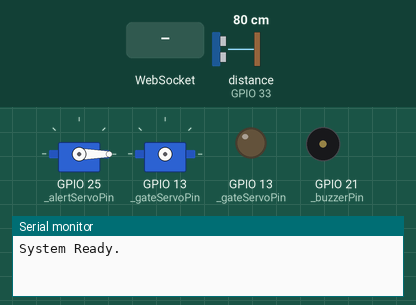
Simulated run of this sketch. Board: ESP32. Parts: 2 × servo, output pins drawn as LEDs (lit = HIGH), buzzer (waves = sounding, pin HIGH), the last lines printed to the serial monitor. Wiring (inferred from the names in the program): ultrasonic range finder: trigger GPIO 4; echo GPIO 33; 3 × IR receiver: data GPIO 14 / data GPIO 15 / data GPIO 32. The test bench sets the inputs (shaded band); at power-on: distance to the obstacle (sensor on GPIO 33) 80 cm. The echo pulse lasts 58.3 µs per cm; WiFi joins after 1.5 s; servers stay silent unless stated; uploads are accepted with an empty reply; pins used as bus, display or sensor lines are not drawn.

Above: at 2.8 s.
2.9 s: distance to the obstacle (sensor on GPIO 33) set to 12 cm
4.4 s: distance to the obstacle (sensor on GPIO 33) set to 9 cm
At 5.3 s:
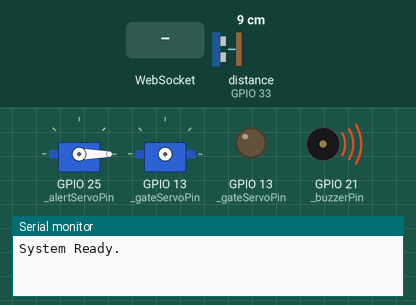
5.9 s: WebSocket text "mode_maint" received
At 6.8 s:
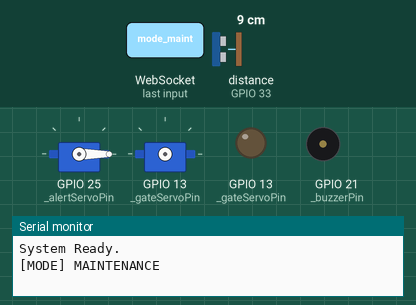
7.4 s: WebSocket text "open_request" received
At 7.62 s:
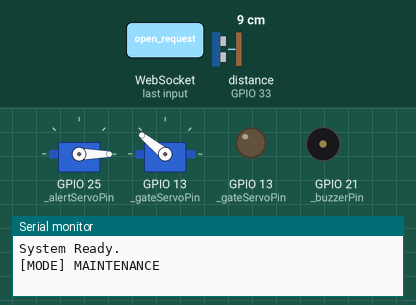
9.3 s: WebSocket text "mode_auto" received
At 10.8 s:
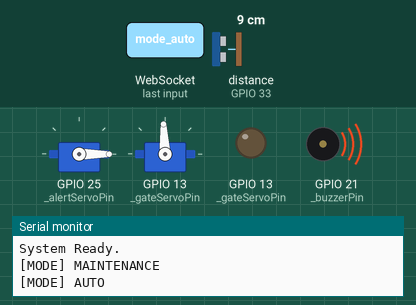
Timing chart, 0 to 12.3 s (numbered marks = the images above; inputs shaded):
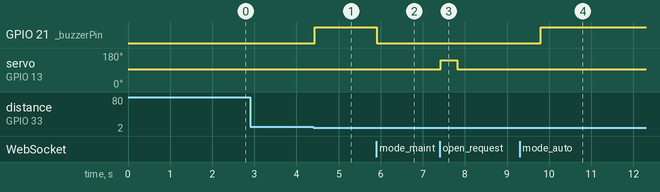

The sketch:

main.ino
```cpp
// ------------------- ver final: Software Sleep (No Reboot) --------------------
#include <WiFi.h>
#include <WebServer.h>
#include <WebSocketsServer.h>
#include <HTTPClient.h>

#include "index_html.h"
#include "syscontroller.h"

// MODE
// 0 = AUTO
// 1 = MAINTENANCE
// 2 = SLEEP
int systemMode = 0;

// WiFi Settings
const char* ap_ssid     = "Parking-System";
const char* ap_password = "12345678";

const char* sta_ssid     = "ConnectKa";
const char* sta_password = "magdangal";

// Logging server
const char* loggingServer = "192.168.116.18";
const int loggingPort     = 5000;

WebServer server(80);
WebSocketsServer webSocket(81);

SystemController controller;

unsigned long lastStatusLog = 0;
const unsigned long STATUS_INTERVAL = 600000;

// ---------------------------------------------------
void sendLogToServer(String event, String value) {
    if (WiFi.status() != WL_CONNECTED) {
        Serial.println("[Log] STA not connected.");
        return;
    }

    HTTPClient http;
    String url = "http://" + String(loggingServer) + ":" +
                 String(loggingPort) + "/log?event=" +
                 event + "&value=" + value;

    http.begin(url);
    http.GET();
    http.end();
}

// ---------------------------------------------------
void handleRoot() {
    server.send_P(200, "text/html", index_html);
}

// ---------------------------------------------------
void onWsEvent(uint8_t num, WStype_t type, uint8_t* payload, size_t len) {

    if (type == WStype_TEXT) {

        String msg = String((char*)payload);

        if (msg == "open_request") {
            controller.manualOpen();
        }
        else if (msg == "close_request") {
            controller.manualClose();
        }
        else if (msg == "mode_auto") {
            systemMode = 0;
            controller.setMode(0);
            Serial.println("[MODE] AUTO");

            sendLogToServer("mode", "AUTO");
        }
        else if (msg == "mode_maint") {
            systemMode = 1;
            controller.setMode(1);
            Serial.println("[MODE] MAINTENANCE");

            sendLogToServer("mode", "MAINTENANCE");
        }
        else if (msg == "mode_sleep") {
            systemMode = 2;
            controller.setMode(2);
            Serial.println("[MODE] SLEEP");

            sendLogToServer("mode", "SLEEP");
        }
    }
}

// ---------------------------------------------------
void setupWiFiDual() {
    WiFi.mode(WIFI_AP_STA);
    WiFi.softAP(ap_ssid, ap_password);

    WiFi.begin(sta_ssid, sta_password);
    unsigned long t = millis();
    while (WiFi.status() != WL_CONNECTED && millis() - t < 10000) {
        delay(200);
    }
}

// ---------------------------------------------------
void setup() {
    Serial.begin(115200);

    setupWiFiDual();

    server.on("/", handleRoot);
    server.begin();

    webSocket.begin();
    webSocket.onEvent(onWsEvent);

    controller.begin();

    Serial.println("System Ready.");
}

// ---------------------------------------------------
void loop() {

    server.handleClient();
    webSocket.loop();

    if (systemMode == 2) return;     // SLEEP
    if (systemMode == 1) return;     // MAINTENANCE

    // AUTO
    SystemController::EventType evt = controller.update();

    switch (evt) {

        case SystemController::EVT_GATE_OPEN:
            webSocket.broadcastTXT("open");
            sendLogToServer("gate_open", "");
            break;

        case SystemController::EVT_GATE_CLOSE:
            webSocket.broadcastTXT("close");
            sendLogToServer("gate_close", "");
            break;

        case SystemController::EVT_SLOT_OCCUPIED:
            webSocket.broadcastTXT("occupied:" + String(controller.getDistance(), 2));
            sendLogToServer("slot_occupied", String(controller.getDistance(), 2));
            break;

        case SystemController::EVT_SLOT_AVAILABLE:
            webSocket.broadcastTXT("available");
            sendLogToServer("slot_available", "");
            break;

        case SystemController::EVT_BUZZER_OFF:
            webSocket.broadcastTXT("buzzer_off");
            sendLogToServer("buzzer_off", "");
            break;

        default:
            break;
    }

    if (millis() - lastStatusLog >= STATUS_INTERVAL) {
        lastStatusLog = millis();
        String sysStatus = controller.getSystemStatus();
        sendLogToServer("system_status", sysStatus);
    }
}
```

index_html.h
```cpp
// index_html.h (enhanced: Light/Dark Mode, Device Status, Mode Indicator, Version)
#pragma once
#include <pgmspace.h>

const char index_html[] PROGMEM = R"rawliteral(
<!doctype html>
<html lang="en">
<head>
<meta charset="utf-8" />
<meta name="viewport" content="width=device-width,initial-scale=1" />
<title>Parking Dashboard</title>

<style>
:root{
  /* Dark Mode Theme (existing) */
  --bg1:#021025;--bg2:#04102b;
  --panel:rgba(255,255,255,0.04);
  --accent:#56f0ff;--accent2:#8a57ff;--glass:rgba(255,255,255,0.03);
  --danger:#ff6b6b;--muted:rgba(215,238,247,0.7);

  /* Light Mode Theme */
  --bg1-light:#ffffff;
  --bg2-light:#ffffff;
  --panel-light:rgba(0,0,0,0.05);
  --glass-light:rgba(0,0,0,0.03);
  --muted-light:rgba(40,40,40,0.6);

  font-family:Inter,system-ui,-apple-system,Segoe UI,Roboto,Arial;
  transition: background-color .25s, color .25s;
}

*{box-sizing:border-box}
html,body{
  height:100%;margin:0;
  background:linear-gradient(160deg,var(--bg1),var(--bg2));
  color:#d7eef7;
}
body.light{
  background:linear-gradient(160deg,var(--bg1-light),var(--bg2-light));
  color:#111;
}

.wrap{display:flex;gap:20px;align-items:flex-start;justify-content:center;padding:28px}
.card{
  background:linear-gradient(180deg,rgba(255,255,255,0.02),rgba(255,255,255,0.01));
  border:1px solid rgba(255,255,255,0.04);
  border-radius:12px;padding:16px;min-width:280px
}
body.light .card{
  background:var(--panel-light);
  border:1px solid rgba(0,0,0,0.08);
}

.controls{width:340px;display:flex;flex-direction:column;gap:12px}

/* Header upgraded for Option A2 */
.header{
  display:flex;
  justify-content:space-between;
  align-items:center;
}

.header-left{display:flex;gap:12px;align-items:center}

.logo{
  width:48px;height:48px;border-radius:10px;
  background:linear-gradient(135deg,var(--accent),var(--accent2));
  display:flex;align-items:center;justify-content:center;
  color:#002;font-weight:700
}

.header-right{
  display:flex;
  gap:12px;
  align-items:center;
  font-size:12px;
}

#deviceStatus{font-weight:700;}
#modeIndicator{font-weight:700;}

#themeToggle{
  padding:6px 10px;
  border-radius:8px;
  border:none;
  cursor:pointer;
  font-size:16px;
  background:var(--panel);
  color:white;
}
body.light #themeToggle{
  background:var(--panel-light);
  color:#000;
}

/* Original styling preserved */
h1{font-size:18px;margin:0}
.sub{font-size:12px;color:var(--muted)}
body.light .sub{color:var(--muted-light)}

.panel{
  padding:12px;border-radius:10px;background:var(--glass);
  border:1px solid rgba(255,255,255,0.02)
}
body.light .panel{
  background:var(--glass-light);
  border:1px solid rgba(0,0,0,0.08)
}

.gate-visual{height:140px;display:flex;align-items:center;justify-content:center;position:relative;overflow:hidden}
.gate-base{width:220px;height:10px;background:linear-gradient(90deg,#0b2a3f,#082033);border-radius:6px;position:relative}
body.light .gate-base{background:linear-gradient(90deg,#e5e9ef,#f7f9fb)}

.gate-arm{position:absolute;left:110px;bottom:40px;width:6px;height:120px;background:linear-gradient(180deg,var(--accent),var(--accent2));transform-origin:bottom center;border-radius:3px;transition:transform .28s}

.big-count{font-size:32px;font-weight:700}
.small{font-size:12px;color:var(--muted)}
body.light .small{color:var(--muted-light)}

.btn{
  background:linear-gradient(90deg,var(--accent),var(--accent2));color:#002;
  border:none;padding:9px 12px;border-radius:10px;cursor:pointer;font-weight:700
}
.btn.ghost{background:transparent;border:1px solid rgba(255,255,255,0.04);color:inherit}
.btn.danger{background:var(--danger);color:#fff}

.grid-card{flex:1;min-width:420px}
.grid{display:grid;grid-template-columns:1fr;gap:12px}

.slot{
  height:84px;border-radius:10px;
  background:linear-gradient(180deg,rgba(255,255,255,0.016),rgba(255,255,255,0.01));
  display:flex;flex-direction:column;align-items:center;justify-content:center;
  border:1px solid rgba(255,255,255,0.02)
}
body.light .slot{
  background:linear-gradient(180deg,rgba(0,0,0,0.03),rgba(0,0,0,0.02));
  border:1px solid rgba(0,0,0,0.06)
}

.slot.open{box-shadow:0 6px 20px rgba(86,240,255,0.06);border-color:rgba(86,240,255,0.18)}
.slot.occupied{background:linear-gradient(180deg,rgba(255,107,107,0.06),rgba(255,107,107,0.02));border-color:rgba(255,107,107,0.12)}

.footer{font-size:12px;color:var(--muted);text-align:center;margin-top:8px}
body.light .footer{color:var(--muted-light)}

@media(max-width:880px){
  .wrap{flex-direction:column;align-items:stretch;padding:12px}
  .controls{width:100%}
}
</style>
</head>

<body>
<div class="wrap">

  <div class="controls card">

    <!-- HEADER WITH NEW RIGHT-SIDE BLOCK -->
    <div class="header">

      <div class="header-left">
        <div class="logo">P</div>
        <div>
          <h1>NeonPark</h1>
          <div class="sub">Real-time parking dashboard</div>
        </div>
      </div>

      <div class="header-right">
        <div id="deviceStatus">Connecting...</div>
        <div id="modeIndicator">Mode: AUTO</div>
        <button id="themeToggle">🌙</button>
        <div style="opacity:0.7;">v3.0.0</div>
      </div>

    </div>
    <!-- END HEADER -->

    <!-- Gate Visual Panel -->
    <div class="panel">
      <div class="gate-visual">
        <div class="gate-base"></div>
        <div id="gateArm" class="gate-arm"></div>
      </div>
      <div style="display:flex;justify-content:space-between;margin-top:10px">
        <div>
          <div class="small">Gate</div>
          <div id="gateStatus" class="big-count">Closed</div>
        </div>
        <div style="text-align:right">
          <div class="small">Last</div>
          <div id="lastAction" class="small">—</div>
        </div>
      </div>
    </div>

    <!-- Slot Panel -->
    <div class="panel" style="margin-top:10px">
      <div style="display:flex;justify-content:space-between">
        <div>
          <div class="small">Slot</div>
          <div id="slotStatus" class="big-count">—</div>
        </div>
        <div style="text-align:right">
          <div class="small">Distance</div>
          <div id="distanceRead" class="small">— cm</div>
        </div>
      </div>

      <div style="display:flex;gap:8px;margin-top:12px">
        <button id="btnOpen" class="btn">Open</button>
        <button id="btnClose" class="btn ghost">Close</button>
      </div>
    </div>

    <!-- Mode Panel -->
    <div class="panel" style="margin-top:10px">
      <div class="small">Mode</div>
      <div style="display:flex;gap:8px;margin-top:12px">
        <button id="btnAuto" class="btn">AUTO</button>
        <button id="btnMaint" class="btn ghost">MAINTENANCE</button>
        <button id="btnSleep" class="btn danger">SLEEP</button>
      </div>
    </div>

    <div class="footer">
      Connect to WiFi <strong>Parking-System</strong> (pw: 12345678)<br>
      Open <strong>http://192.168.4.1</strong>
    </div>

  </div>

  <!-- Right Side Slot Grid -->
  <div class="grid-card card">
    <div style="display:flex;justify-content:space-between;margin-bottom:12px">
      <div>
        <h2 style="margin:0">Parking Slot</h2>
        <div class="sub">Live status</div>
      </div>
      <div class="kv"><div class="small">Total</div><div id="totalSlots" class="val">1</div></div>
    </div>

    <div id="slotGrid" class="grid">
      <div id="singleSlot" class="slot open">
        <div style="font-weight:700">#1</div>
        <div id="slotStateText" class="small">Empty</div>
      </div>
    </div>
  </div>

</div>

<script>
// WebSocket Setup
const WS_URL = "ws://192.168.4.1:81/";
let ws = null;
let reconnectTimer = null;
let currentMode = 0; // 0=AUTO,1=MAINT,2=SLEEP

const gateArm = document.getElementById('gateArm');
const gateStatus = document.getElementById('gateStatus');
const lastAction = document.getElementById('lastAction');
const slotStatus = document.getElementById('slotStatus');
const distanceRead = document.getElementById('distanceRead');
const slotStateText = document.getElementById('slotStateText');
const singleSlot = document.getElementById('singleSlot');

const btnOpen = document.getElementById('btnOpen');
const btnClose = document.getElementById('btnClose');

const btnAuto = document.getElementById('btnAuto');
const btnMaint = document.getElementById('btnMaint');
const btnSleep = document.getElementById('btnSleep');

const deviceStatus = document.getElementById('deviceStatus');
const modeIndicator = document.getElementById('modeIndicator');
const themeToggle = document.getElementById('themeToggle');

// ----------- THEME HANDLING -----------
function applyTheme(light){
  if(light){
    document.body.classList.add('light');
    themeToggle.textContent = "☀";
  } else {
    document.body.classList.remove('light');
    themeToggle.textContent = "🌙";
  }
  localStorage.setItem("theme_light", light ? "1" : "0");
}

const saved = localStorage.getItem("theme_light");
applyTheme(saved === "1");

themeToggle.onclick = ()=>{
  const isLight = document.body.classList.contains("light");
  applyTheme(!isLight);
};

// ----------- UI Updates -----------
function setGate(open){
  gateArm.style.transform = open ? 'rotate(-65deg)' : 'rotate(0deg)';
  gateStatus.textContent = open ? 'Open' : 'Closed';
  lastAction.textContent = open ? 'Gate opened' : 'Gate closed';
}

function setSlotOccupied(distance){
  singleSlot.classList.remove('open');
  singleSlot.classList.add('occupied');
  slotStateText.textContent = 'Occupied';
  slotStatus.textContent = 'Occupied';
  distanceRead.textContent = (typeof distance === 'number') ?
    distance.toFixed(1) + ' cm' : '— cm';
}

function setSlotAvailable(){
  singleSlot.classList.remove('occupied');
  singleSlot.classList.add('open');
  slotStateText.textContent = 'Empty';
  slotStatus.textContent = 'Available';
  distanceRead.textContent = '— cm';
}

function setBuzzerOff(){
  lastAction.textContent = 'Buzzer off';
}

function updateModeIndicator(){
  const text = ["AUTO","MAINTENANCE","SLEEP"][currentMode];
  modeIndicator.textContent = "Mode: " + text;
}

// ----------- WEBSOCKET -----------
function connectWS(){
  try { ws = new WebSocket(WS_URL); }
  catch(e){ scheduleReconnect(); return; }

  deviceStatus.textContent = "Connecting...";

  ws.onopen = ()=>{
    deviceStatus.textContent = "Connected";
    if (reconnectTimer){ clearTimeout(reconnectTimer); reconnectTimer = null; }
  };

  ws.onclose = ()=>{
    deviceStatus.textContent = "Disconnected";
    scheduleReconnect();
  };

  ws.onerror = ()=>{
    deviceStatus.textContent = "Error";
    scheduleReconnect();
  };

  ws.onmessage = (m)=>{
    const msg = m.data.trim();

    if(msg === "open") return setGate(true);
    if(msg === "close") return setGate(false);
    if(msg === "available") return setSlotAvailable();
    if(msg === "buzzer_off") return setBuzzerOff();

    if(msg.startsWith("occupied")){
      const parts = msg.split(":");
      if(parts.length >= 2){
        const d = parseFloat(parts[1]);
        if(!isNaN(d)) return setSlotOccupied(d);
      }
      return setSlotOccupied(null);
    }
  };
}

function scheduleReconnect(){
  if(reconnectTimer) return;
  reconnectTimer = setTimeout(()=>{ reconnectTimer = null; connectWS(); }, 1500);
}

// ----------- BUTTONS -----------
btnOpen.onclick = ()=>{ if(ws.readyState===1) ws.send("open_request"); };
btnClose.onclick = ()=>{ if(ws.readyState===1) ws.send("close_request"); };

btnAuto.onclick = ()=>{
  if(ws.readyState===1) ws.send("mode_auto");
  currentMode = 0;
  updateModeIndicator();
};

btnMaint.onclick = ()=>{
  if(ws.readyState===1) ws.send("mode_maint");
  currentMode = 1;
  updateModeIndicator();
};

btnSleep.onclick = ()=>{
  if(ws.readyState===1) ws.send("mode_sleep");
  currentMode = 2;
  updateModeIndicator();
};

// ----------- INIT -----------
setGate(false);
setSlotAvailable();
updateModeIndicator();
connectWS();

</script>
</body>
</html>
)rawliteral";
```

syscontroller.h
```cpp
// ---------------------- syscontroller.h (final) -----------------------
#ifndef SYSCONTROLLER_H
#define SYSCONTROLLER_H

#include <Arduino.h>
#include <ESP32Servo.h>
#include <SPI.h>
#include <MFRC522.h>

class SystemController {

public:

    enum EventType {
        EVT_NONE = 0,
        EVT_GATE_OPEN,
        EVT_GATE_CLOSE,
        EVT_SLOT_OCCUPIED,
        EVT_SLOT_AVAILABLE,
        EVT_BUZZER_OFF
    };

    SystemController();

    void begin();
    EventType update();

    float getDistance() const;
    String getSystemStatus();

    void setMode(int m);  // 0=AUTO, 1=MAINT, 2=SLEEP
    void manualOpen();
    void manualClose();

    void disablePinsExceptGate();
    void enableGateOnly();
    void enableAllPins();

private:

    int _mode = 0;

    int _irPin1 = 15;
    int _irPin2 = 14;
    int _irPin3 = 32;

    int _trigPin = 4;
    int _echoPin = 33;

    int _buzzerPin = 21;

    int _gateServoPin = 13;
    int _alertServoPin = 25;

    MFRC522 _rfid;
    bool _rfidActive;
    byte _allowedTag1[4];
    byte _allowedTag2[4];

    Servo _gateServo;
    Servo _alertServo;

    bool _forwardTriggered;
    bool _backwardTriggered;

    bool _isBuzzing;
    unsigned long _buzzStartTime;

    bool _occupiedState;
    bool _availableState;

    int _gateState;
    float _lastDistance;

    bool checkRFID();
    void gateOpen();
    void gateClose();
    float readDistance();
};

#endif
```

Source omitted: syscontroller.cpp (6967 bytes)

Measured:
- the behaviour switches between 11 and 10 cm on distance to the obstacle (sensor on GPIO 33) (found by bisection; images 0 and 1)
- after the input at 2.9 s, every drawn part: stays the same
- after the input at 4.4 s, GPIO 21 (_buzzerPin): LOW → HIGH at once
- after the input at 5.9 s, GPIO 21 (_buzzerPin): HIGH → LOW at once
- after the input at 7.4 s, servo on GPIO 13 (_gateServoPin): 93° → 141° at once, → 93° 0.40 s later
- after the input at 9.3 s, GPIO 21 (_buzzerPin): LOW → HIGH after 0.50 s
